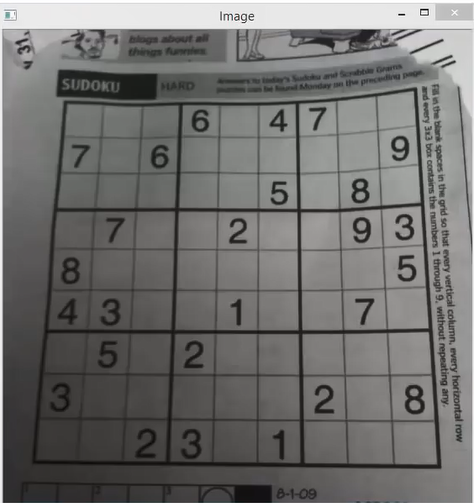
#> input picture image thresholding/adaptive thresholding/adaptive thresh gaussian c/sudoku.PNG, 474 x 503 px, found by its file name
$ python start_adaptive_thres.py
#> lines starting #> are read from the running program, lines starting #| are printed output that depends on the picture; after the words box and inside, x2 and y2 are one past the last pixel; in counts of white or black regions, pixels touching at a corner belong together
# Start with adaptive thresholding
import cv2 as cv

img = cv.imread('sudoku.PNG', 0)
#> img: shape (503, 474); min 0, max 255, mean 111.2
'''We are comparing each and every pixel of original image to 127.
if the value of pixel < 127 the pixel value is assigned to 0 (black)
and if the value of pixel > 127 the pixel value is assigned to 255 (white)
Here, 127 is global threshold value.'''
_, th_binary = cv.threshold(img, 127, 255, cv.THRESH_BINARY)
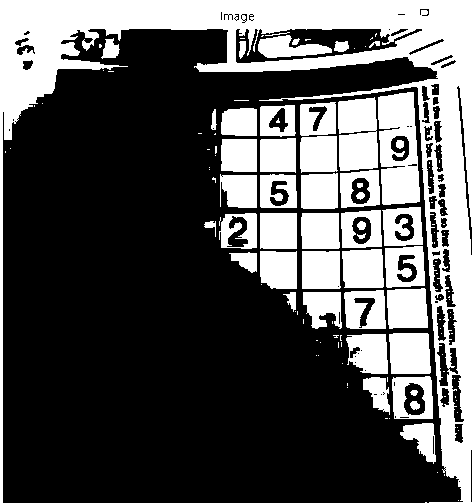
#> th_binary: shape (503, 474); 34% white; 139 white regions (91 under 20 px), largest, box (x1, y1, x2, y2) and area: (0, 0, 474, 503) 40653, (378, 92, 420, 205) 3644, (338, 97, 378, 171) 2643

# Show original image
cv.imshow('Original Image', img)
# Show thresholded image
cv.imshow('Thresholded binary', th_binary)

cv.waitKey(0)
cv.destroyAllWindows()
